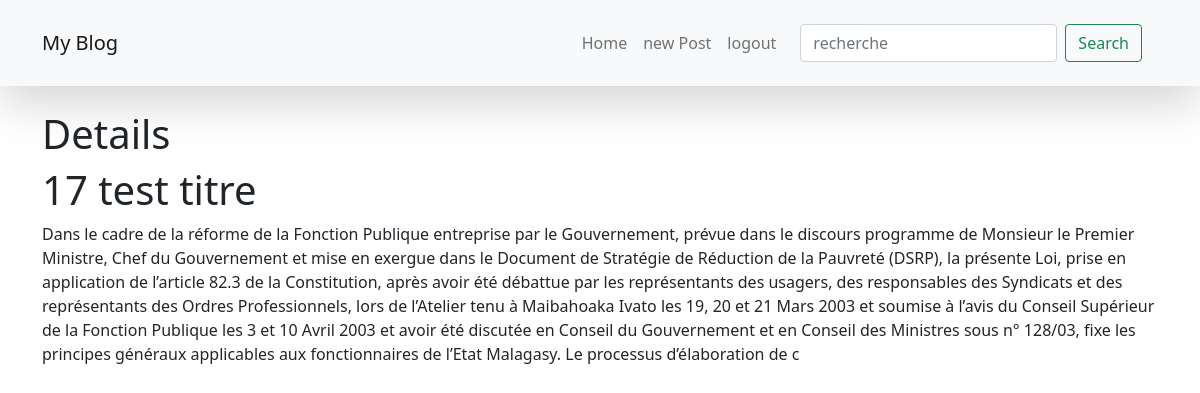
/details/17/ (signed in), run on the app's committed database.
### myApp/models.py (models this page shows, shortened)
class PostModel(models.Model):
    title = models.CharField(max_length=55)
    content = models.TextField()
    image = models.ImageField(upload_to='media/image/',null = True)
    user = models.ForeignKey(User, on_delete = models.CASCADE)

### myApp/views.py (the view)
# urls.py: path('details/<int:id>/', views.detailsView , name='details'),
@login_required
def detailsView(request , id):
    Posts = PostModel.objects.get(id=id)
    context = { 'i': Posts}
    return render(request , 'myApp/details.html', context)

### myApp/templates/myApp/details.html (shortened to what this page needs)
{% extends 'layouts/base.html' %}
{% block content %}
<h1>Details</h1>
<div>
<h1>{{i.id}}   {{i.title}}</h1>
<p>{{i.content}}</P>
</div>
{% endblock %}

### data on the page
PostModel: id "17", title "test titre", content "Dans le cadre de la réforme de la Fonction Publique entreprise par le Gouvernement, prévue dans le discours programme de Monsieur le Premier Ministre, Chef du Gouvernement et mise en exergue dans le Document de Stratégie de Réduction de la Pauvreté (DSRP), la présente Loi, prise en application de l’article 82.3 de la Constitution, après avoir été débattue par les représentants des usagers, des responsables des Syndicats et des représentants des Ordres Professionnels, lors de l’Atelier tenu à Maibahoaka Ivato les 19, 20 et 21 Mars 2003 et soumise à l’avis du Conseil Supérieur de la Fonction Publique les 3 et 10 Avril 2003 et avoir été discutée en Conseil du Gouvernement et en Conseil des…"
